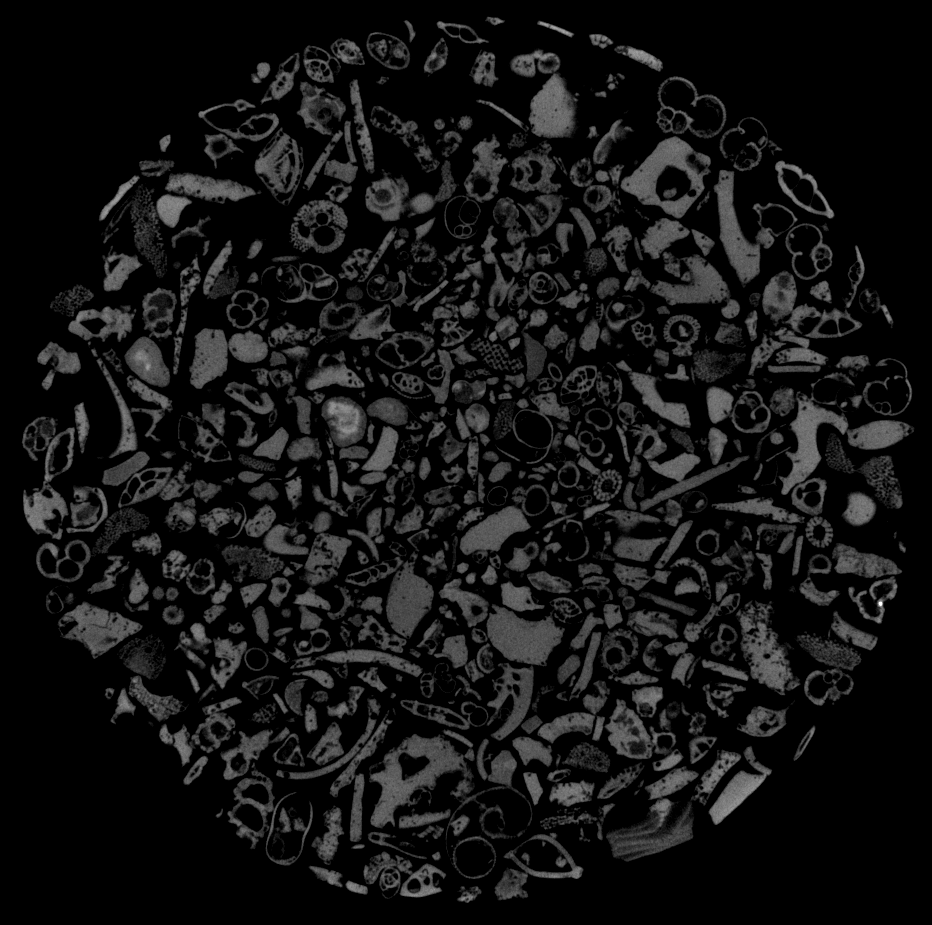
#> input picture data/batch/b00047.tif, 932 x 925 px; its folder holds 4 pictures in this run
$ python 3dfill.py
#> lines starting #> are read from the running program, lines starting #| are printed output that depends on the picture; after the words box and inside, x2 and y2 are one past the last pixel; in counts of white or black regions, pixels touching at a corner belong together
import cv2
import numpy
import glob

def main():
    root = "/Users/antoniovleonti/Documents/GitHub/foram-cnn/data/batch/"

    # get sorted list of files
    imgs = []
    for f in sorted(glob.glob(root + "*.tif")):
        # make a list of all images
        imgs.append(cv2.imread(f, cv2.IMREAD_GRAYSCALE))

    # list -> numpy array
    data = numpy.array(imgs)

    # threshold images
    for z in range(data.shape[0]):
        data[z,:,:] = cv2.threshold(data[z,:,:], 0,255, cv2.THRESH_OTSU)[1]

    for z in range(data.shape[0]):
        # fill from xz plane
        for y in range(data.shape[1]):
            # copy plane
            xz = data[:,y,:].copy()
            # flood fill that plane
            cv2.floodFill(xz, None, (0, 0), 255)
            # invert and union with original data
            data[z,y,:] = data[z,y,:] | cv2.bitwise_not(xz)[z,:]


    for z in range(data.shape[0]):

        show(data[z,:,:])
#> this loop made 4 passes
#> pass 1, in show, `cv2.imshow("3dfill.py",img)`:
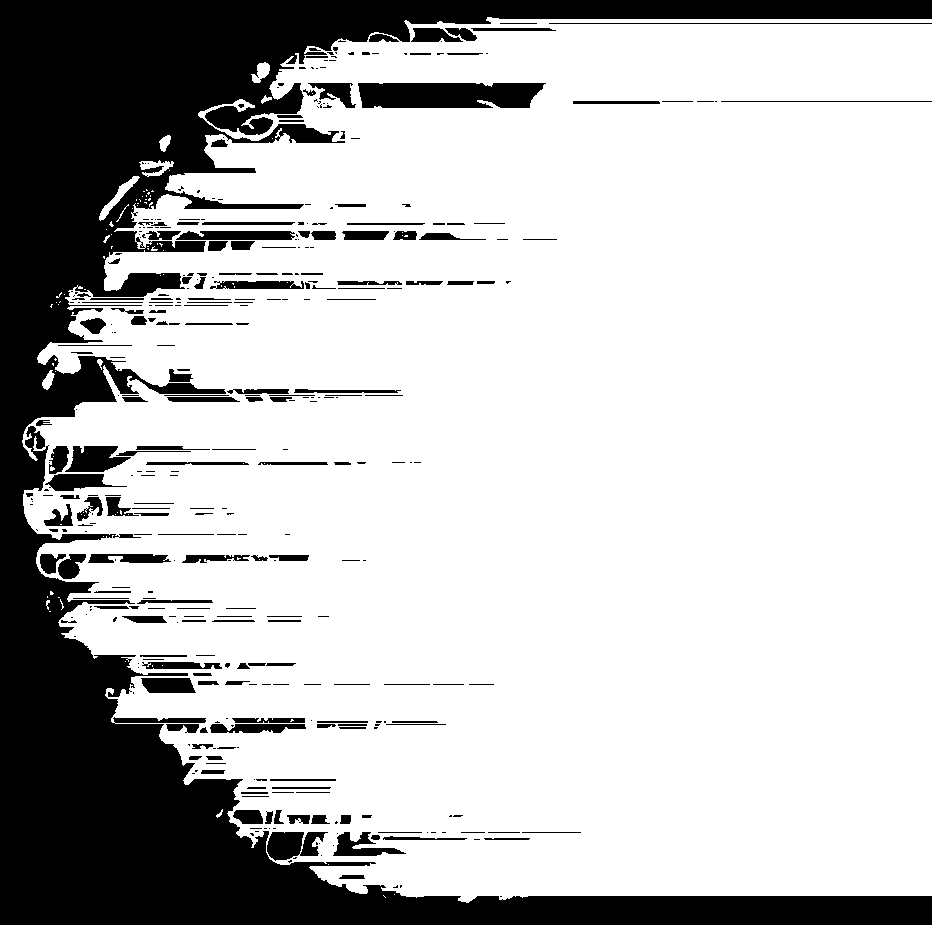
#> window '3dfill.py': shape (925, 932); 75.3% white; 396 black regions (204 under 20 px), largest, box (x1, y1, x2, y2) and area: (0, 0, 932, 925) 180735, (358, 83, 546, 108) 4282, (267, 832, 328, 861) 1216
#> pass 2, in show (call 2), `cv2.imshow("3dfill.py",img)`:
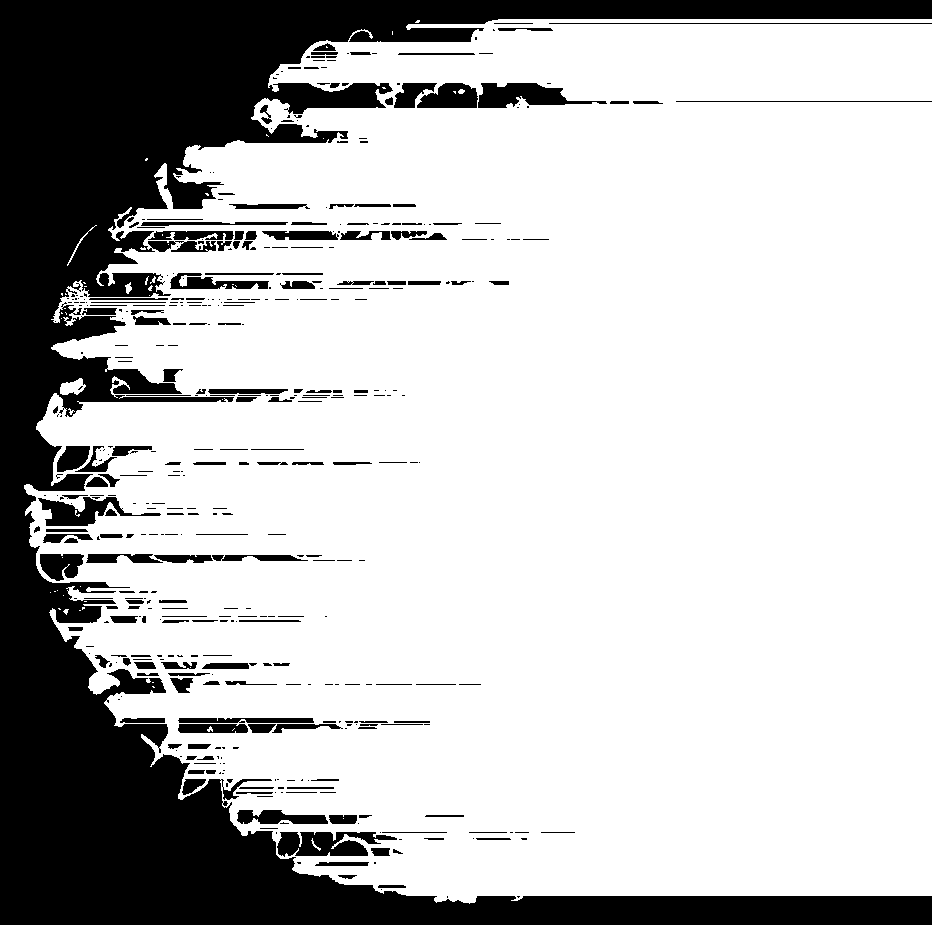
#> window '3dfill.py': shape (925, 932); 75.1% white; 456 black regions (257 under 20 px), largest, box (x1, y1, x2, y2) and area: (0, 0, 932, 925) 184359, (277, 832, 397, 857) 2003, (478, 83, 607, 108) 1793


def show(img):
    cv2.imshow("3dfill.py",img)
    cv2.waitKey(0)
    cv2.destroyAllWindows()

if __name__ == "__main__":
    main()
